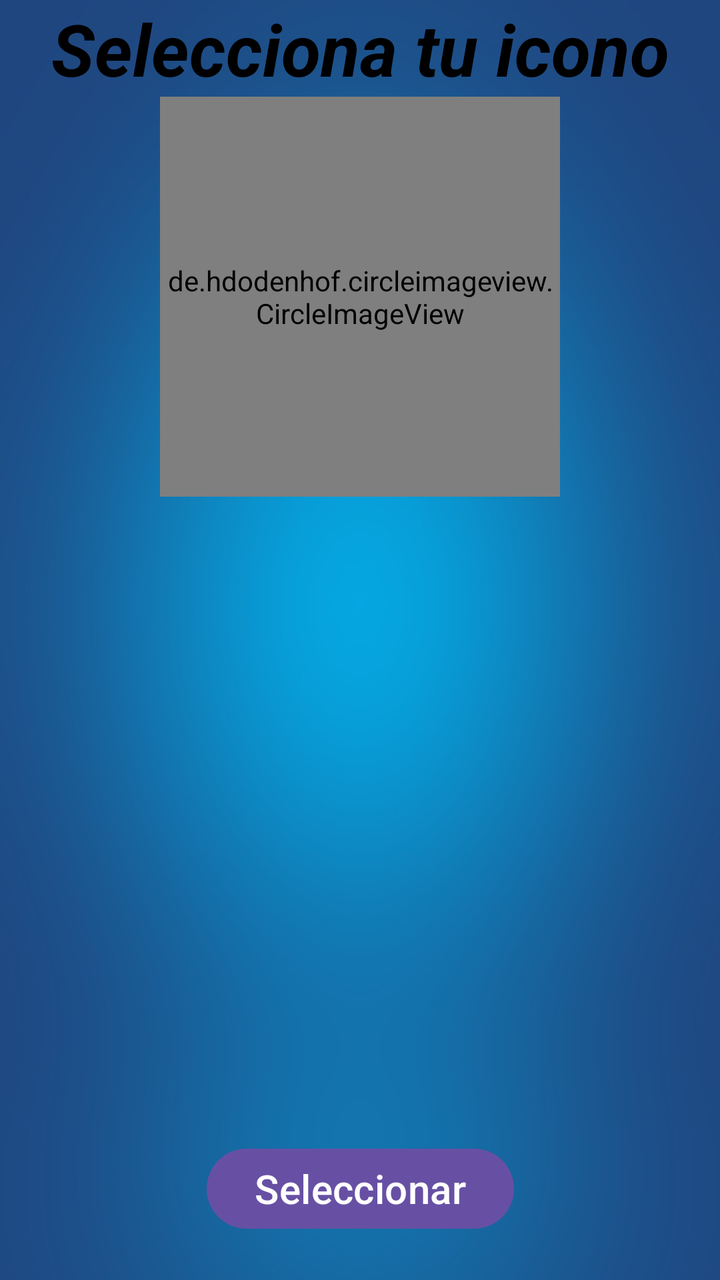
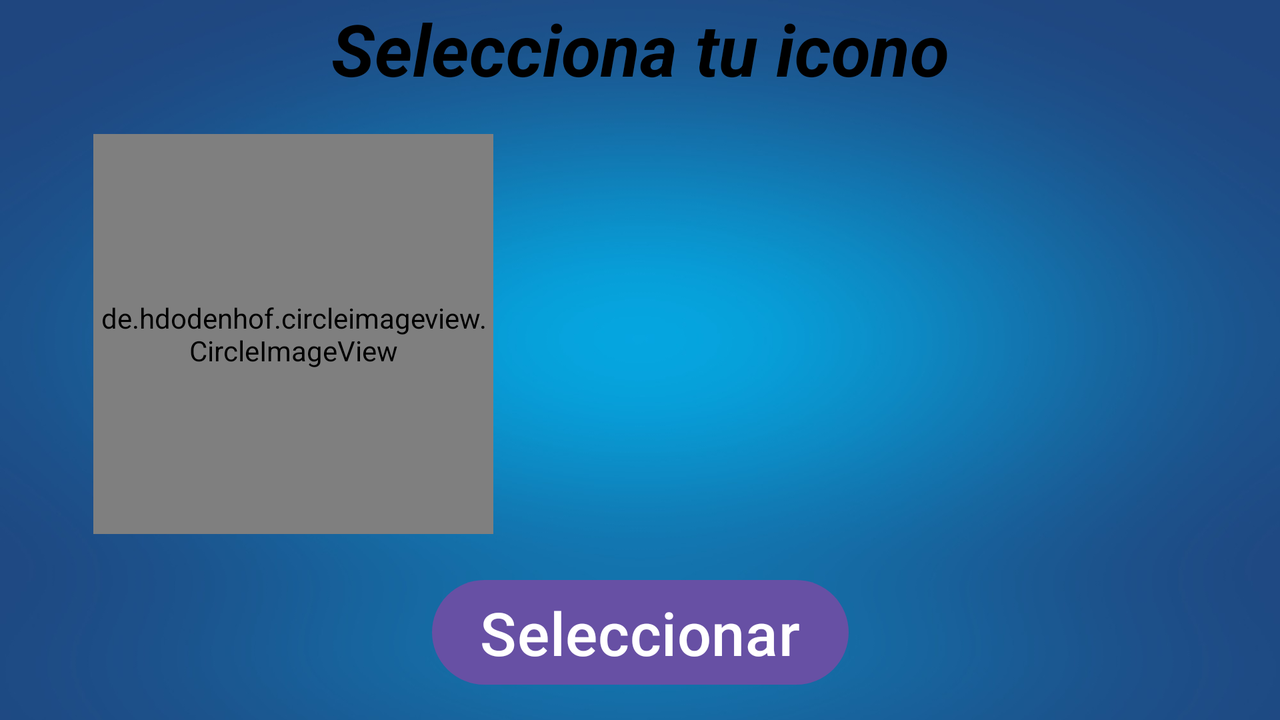

Two renders of one Android screen. The first uses the default layout on a phone; the second uses the alternative layout the repository ships for a different screen configuration, on a matching device. The two XML files are below.
<!-- AndroidManifest.xml: application theme Theme.ADAPTATIVO -->
<!-- res/layout/activity_main.xml -->
<?xml version="1.0" encoding="utf-8"?>
<androidx.constraintlayout.widget.ConstraintLayout xmlns:android="http://schemas.android.com/apk/res/android"
    xmlns:app="http://schemas.android.com/apk/res-auto"
    xmlns:tools="http://schemas.android.com/tools"
    android:layout_width="match_parent"
    android:layout_height="match_parent"
    android:background="@drawable/fondo"
    tools:context=".MainActivity">


    <TextView
        android:id="@+id/textView"
        android:layout_width="wrap_content"
        android:layout_height="wrap_content"
        android:textSize="36sp"
        android:textColor="@color/black"
        android:textStyle="bold|italic"
        app:layout_constraintTop_toTopOf="parent"
        app:layout_constraintStart_toStartOf="parent"
        app:layout_constraintEnd_toEndOf="parent"
        android:text="Selecciona tu icono" />


    <de.hdodenhof.circleimageview.CircleImageView
        android:layout_width="200sp"
        android:id="@+id/image"
        android:layout_height="200sp"
        android:src="@drawable/imagen_1"
        app:layout_constraintTop_toBottomOf="@id/textView"
        app:layout_constraintStart_toStartOf="parent"
        app:layout_constraintEnd_toEndOf="parent"
        tools:layout_editor_absoluteX="35dp"
        tools:layout_editor_absoluteY="43dp" />

    <ImageView
        android:id="@+id/image2"
        android:layout_width="wrap_content"
        android:layout_height="280sp"
        app:srcCompat="@drawable/imagen_2"
        app:layout_constraintTop_toBottomOf="@id/image"
        app:layout_constraintStart_toStartOf="parent"
        app:layout_constraintEnd_toEndOf="parent"/>

    <Button
        android:id="@+id/button"
        android:layout_width="wrap_content"
        android:layout_height="wrap_content"
        android:layout_marginTop="20sp"
        android:text="Seleccionar"
        android:textSize="20sp"
        app:layout_constraintBottom_toBottomOf="parent"
        app:layout_constraintEnd_toEndOf="parent"
        app:layout_constraintStart_toStartOf="parent"
        app:layout_constraintTop_toBottomOf="@id/image2" />
</androidx.constraintlayout.widget.ConstraintLayout>
<!-- resources referenced by this layout -->
<resources>
  <!-- drawable fondo: jpg bitmap (drawable, 197607 bytes) -->
  <!-- drawable imagen_1: png bitmap (drawable, 14177 bytes) -->
  <style name="Theme.ADAPTATIVO" parent="Base.Theme.ADAPTATIVO" />
  <style name="Base.Theme.ADAPTATIVO" parent="Theme.Material3.DayNight.NoActionBar">
          
          
      </style>
</resources>
<!-- res/layout-land/activity_main.xml (the repository's variant of the layout above) -->
<!-- drawn on the phone turned sideways -->
<?xml version="1.0" encoding="utf-8"?>
<androidx.constraintlayout.widget.ConstraintLayout xmlns:android="http://schemas.android.com/apk/res/android"
    xmlns:app="http://schemas.android.com/apk/res-auto"
    xmlns:tools="http://schemas.android.com/tools"
    android:layout_width="match_parent"
    android:layout_height="match_parent"
    android:background="@drawable/fondo"
    tools:context=".MainActivity">


    <TextView
        android:id="@+id/textView"
        android:layout_width="wrap_content"
        android:layout_height="wrap_content"
        android:textSize="36sp"
        android:textColor="@color/black"
        android:textStyle="bold|italic"
        app:layout_constraintTop_toTopOf="parent"
        app:layout_constraintStart_toStartOf="parent"
        app:layout_constraintEnd_toEndOf="parent"
        android:text="@string/selecciona_tu_icono" />


    <de.hdodenhof.circleimageview.CircleImageView
        android:layout_width="200sp"
        android:id="@+id/image"
        android:layout_height="200sp"
        android:src="@drawable/imagen_1"
        app:layout_constraintTop_toBottomOf="@id/textView"
        app:layout_constraintStart_toStartOf="parent"
        app:layout_constraintEnd_toStartOf="@id/image2"
        app:layout_constraintBottom_toTopOf="@id/button"
        />

    <ImageView
        android:id="@+id/image2"
        android:layout_width="300sp"
        android:layout_height="200sp"
        app:srcCompat="@drawable/imagen_2"
        app:layout_constraintTop_toBottomOf="@id/textView"
        app:layout_constraintStart_toEndOf="@id/image"
        app:layout_constraintEnd_toEndOf="parent"
        app:layout_constraintBottom_toTopOf="@id/button"/>

    <Button
        android:id="@+id/button"
        android:layout_width="wrap_content"
        android:layout_height="wrap_content"
        android:layout_marginTop="10sp"
        android:text="@string/seleccionar"
        android:textSize="30sp"
        app:layout_constraintBottom_toBottomOf="parent"
        app:layout_constraintEnd_toEndOf="parent"
        app:layout_constraintStart_toStartOf="parent"
        app:layout_constraintTop_toBottomOf="@id/image2" />

</androidx.constraintlayout.widget.ConstraintLayout>
<!-- resources referenced by the variant -->
<!-- as the phone turned sideways resolves them -->
<resources>
  <!-- drawable fondo: jpg bitmap (drawable, 197607 bytes) -->
  <!-- drawable imagen_1: png bitmap (drawable, 14177 bytes) -->
  <string name="selecciona_tu_icono">Selecciona tu icono</string>
  <string name="seleccionar">Seleccionar</string>
  <style name="Theme.ADAPTATIVO" parent="Base.Theme.ADAPTATIVO" />
  <style name="Base.Theme.ADAPTATIVO" parent="Theme.Material3.DayNight.NoActionBar">
          
          
      </style>
</resources>
